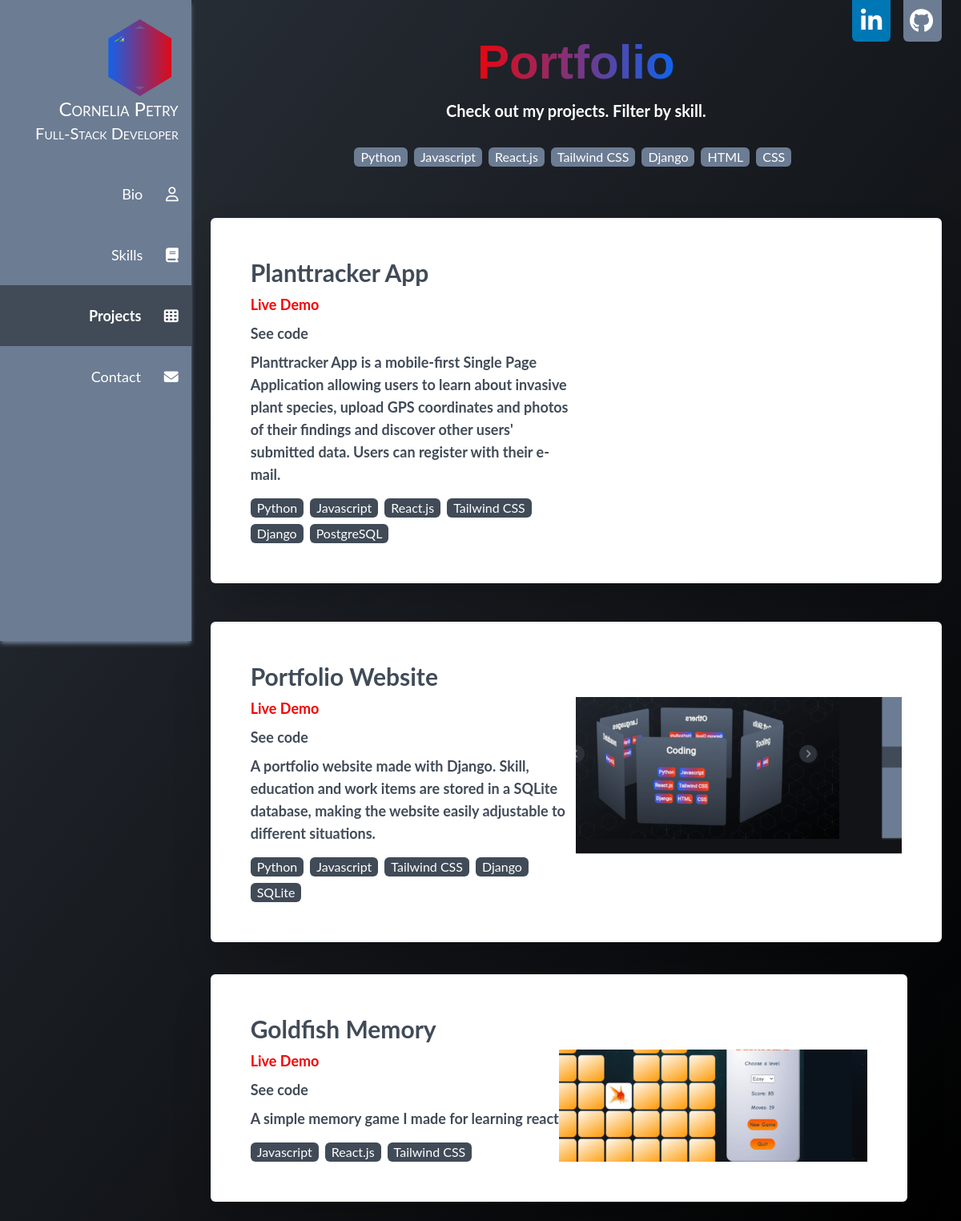
/projects/, run on the app's committed database.
### portfolio_app/models.py (models this page shows, shortened)
class Skill(models.Model):
    name = models.CharField(max_length=250)
    skill_type = models.CharField(max_length=50, choices=[("Coding", "Coding"), ("Tooling", "Tooling"), ("Databases", "Databases"), ("Others", "Others"), ("Languages", "Languages"), ("Soft Skills", "Soft Skills")])
    proficiency = models.CharField(max_length=500, null=True, blank=True)
    rating = models.IntegerField(null=True, blank=True)
    def __str__(self):
        return self.name

class Project(models.Model):
    name = models.CharField(max_length=250)
    github = models.URLField()
    deployment = models.URLField(blank=True, null=True)
    skills = models.ManyToManyField(Skill)
    description = models.CharField(max_length=250)
    image = models.CharField(max_length=50, blank=True, null=True)

### portfolio_app/views.py (the view)
# urls.py: path("projects/", views.projects, name="projects"),
def projects(request):
    skills = Skill.objects.filter(skill_type="Coding")
    projects = Project.objects.all()
    context = {
        "projects": projects,
        "skills": skills
    }
    return render(request, "portfolio_app/projects.html", context)

### portfolio_app/templatetags/portfolio_extras.py (called while the page is built)
@register.filter()
def anchor_color(path, args):
    args_lst = args.split(",")
    clean_args = [arg.strip(" ") for arg in args_lst]
    return (clean_args[1] if path == clean_args[0] else clean_args[2])

### portfolio_app/templates/portfolio_app/projects.html (shortened to what this page needs)
{% extends "portfolio_app/base.html" %}
{% load static %}
{% block content %}
<div class="container relative flex flex-col justify-start min-h-screen p-2 mb-auto">
    <h1 class="pb-0 title">Portfolio</h1>
    <p class="mb-6 text-xl font-bold text-center">Check out my projects. Filter by skill.</p>
    <ul class="flex flex-wrap justify-center">
        {% for skill in skills %}
        <a href="#"><li class="px-2 mt-2 mr-2 rounded-md bg-primary hover:bg-primary-700 active:bg-action hover: /90 js__skill">{{skill.name}}</li></a>
        {% endfor %}
    </ul>
    <div id="js__project-wrapper" class="flex flex-col w-full mt-8 lg:flex-wrap lg:flex-row lg:justify-between lg:space-y-10 lg:items-stretch">
    {% for entry in projects %}
    <div class="grid grid-cols-1 p-4 mx-0 my-2 space-y-2 bg-white border-2 border-solid rounded-md shadow-2xl lg:p-12 lg:mt-8 lg:grid-cols-2 border-primary-200/20 animate-flyin js__project">
    <h2 class="text-xl font-bold md:text-3xl lg:col-span-2 text-primary-700">{{ entry.name }}
    </h2>
    {% if entry.deployment %}
    <a class="block col-start-1 mb-2 text-lg font-bold text-action hover:underline"href={{ entry.deployment }}>Live Demo</a>
    {% endif %}
    <a class="block col-start-1 mb-2 text-lg font-bold text-primary-700 hover:underline" href={{entry.github}}>See code</a>
    {% if entry.image %}
    <div class="my-4 bg-white lg:order-last lg:col-start-2 lg:row-start-2 lg:row-span-5 overflow-clip">
        <div class="relative scale-gallery-parent">
                <img src="{% static entry.image %}" class="absolute block translate-x-[37.5%] translate-y-[37.5%] scale-[4] scale-gallery" alt="">
        </div>
    </div>
    {% endif %}
    <p class="block col-start-1 mb-2 text-lg font-bold text-primary-700">{{entry.description}}</p>
    <ul class="flex flex-wrap col-start-1 mb-2 mr-2">
        {% for skill in entry.skills.all %}
        <li class="px-2 mt-2 mr-2 rounded-md bg-primary-700 js__project_skill">{{skill}}</li>
        {% endfor %}
    </ul>
  </div>
{% endfor %}
</div>
</div>
{% endblock %}

### portfolio_app/templates/portfolio_app/base.html (shortened to what this page needs)
{% load static %}
{% load portfolio_extras %}
<!DOCTYPE html>
<html lang="en">
<head>
    <link href="{% static "fontawesomefree/css/fontawesome.css" %}" rel="stylesheet" type="text/css">
    <link href="{% static "fontawesomefree/css/brands.css" %}" rel="stylesheet" type="text/css">
    <link href="{% static "fontawesomefree/css/solid.css" %}" rel="stylesheet" type="text/css">
    <link rel="stylesheet" href="{% static 'portfolio_app/output.css' %}">
</head>
<body>
    <div class="relative flex flex-col items-center justify-center w-screen bg-gradient-to-br from-primary-800 to-black md:items-start md:justify-start md:flex-row h-min-screen">
    <nav id="navbar" class="fixed top-0 z-40 w-screen h-screen text-3xl shadow-md md:text-lg md:sticky md:w-1/4 bg-primary js__nav-invisible shadow-primary">
        <ul class="relative flex flex-col items-center justify-center h-screen space-y-6 md:space-y-0 text-center [&>li]:py-6 [&>li]:w-4/5 [&>li]:rounded-lg [&>li]:md:rounded-none [&>li]:md:w-full [&>li:not(:first-child)]:md:flex [&>li]:md:items-center md:justify-start md:items-start [&>li]:md:pr-4">
            <li class="hidden md:block">
                <a href="/" title="home">
                <div class=" bg-gradient-to-r from-accent to-action md:flex md:h-20 md:ml-auto md:w-20 lg:h-24 lg:w-24 md:flex-col md:items-center md:justify-center hexagon">
                <div class="hidden md:block md:h-16 md:w-16 lg:h-20 lg:w-20 md:border-primary/50 md:border-solid md:border-4 hexagon">
                    <img src={% static 'portfolio_app/images/me.jpeg' %} class="object-contain">
                </div>
                </div>
                <div>
                    <p class="text-2xl text-right caps">Cornelia Petry</p>
                    <p class="ml-auto text-xl text-right caps">Full-Stack Developer</p>
                </div>
                </a>
            </li>
            <li class="{{request.path|anchor_color:'/bio/, anchorActive, anchorInactive'}}">
                <a href={% url 'bio' %} class="{{request.path|anchor_color:'/bio/, anchorActive, anchorInactive'}} md:ml-auto">Bio                <i class="hidden md:inline md:ml-6 fa-regular fa-user"></i>
                </a>
            </li>
            <li class="{{request.path|anchor_color:'/skills/, anchorActive, anchorInactive'}}">
                <a href={% url 'skills' %} class="{{request.path|anchor_color:'/skills/, anchorActive, anchorInactive'}} md:ml-auto ">Skills <i class="hidden md:inline md:ml-6 fa-solid fa-book"></i></a>
            </li>
            <li class="{{request.path|anchor_color:'/projects/, anchorActive, anchorInactive'}}">
                <a href={% url 'projects' %} class="{{request.path|anchor_color:'/projects/, anchorActive, anchorInactive'}} md:ml-auto">Projects
                    <i class="hidden md:inline md:ml-6 fa-solid fa-th"></i>
                </a>
            </li>
            <li class="{{request.path|anchor_color:'/contact/, anchorActive, anchorInactive'}}">
                <a href={% url 'contact' %} class="{{request.path|anchor_color:'/contact/, anchorActive, anchorInactive'}} md:ml-auto ">
                    <span class="hidden md:inline">Contact</span>
                    <i
                    class="w-12 p-2 mx-2 text-3xl rounded-md md:p-0 md:w-min md:mr-0 bg-action md:bg-transparent md:text-lg md:ml-6 fa-solid fa-envelope"></i></a>
            </li>
        </ul>
    </nav>
    <div class="relative min-h-screen lg:p-4 md:mt-0 md:flex md:flex-col md:justify-start md:items-start md:bg-transparent md:w-screen md:min-h-screen" id="content">
        {% block content %}{% endblock %}
    </div>
    <div class="top-0 hidden right-4 md:absolute md:flex animate-social">
        <a href="https://www.linkedin.com/m/in/cpetry/"><i class="w-12 p-2 mx-2 text-3xl text-center  hover:pt-8 rounded-b-md bg-[#0077B5] fa-brands fa-linkedin-in"></i></a>
        <a href="https://github.com/gros-pataplouf"><i class="w-12 p-2 mx-2 text-3xl rounded-b-md bg-primary hover:pt-8 fa-brands fa-github"></i></a>
    </div>
    </div>
</body>
</html>

### data on the page
Skill: name "Python"
Skill: name "Javascript"
Skill: name "React.js"
Skill: name "Tailwind CSS"
Skill: name "Django"
Skill: name "HTML"
Skill: name "CSS"
Project: name "Planttracker App", description "Planttracker App is a mobile-first Single Page Application allowing users to learn about invasive plant species, upload GPS coordinates and photos of their findings and discover other users' submitted data. Users can register with their e-mail."
Skill: name "PostgreSQL"
Project: name "Portfolio Website", image (picture), description "A portfolio website made with Django. Skill, education and work items are stored in a SQLite database, making the website easily adjustable to different situations."
Skill: name "SQLite"
Project: name "Goldfish Memory", image (picture), description "A simple memory game I made for learning react"
